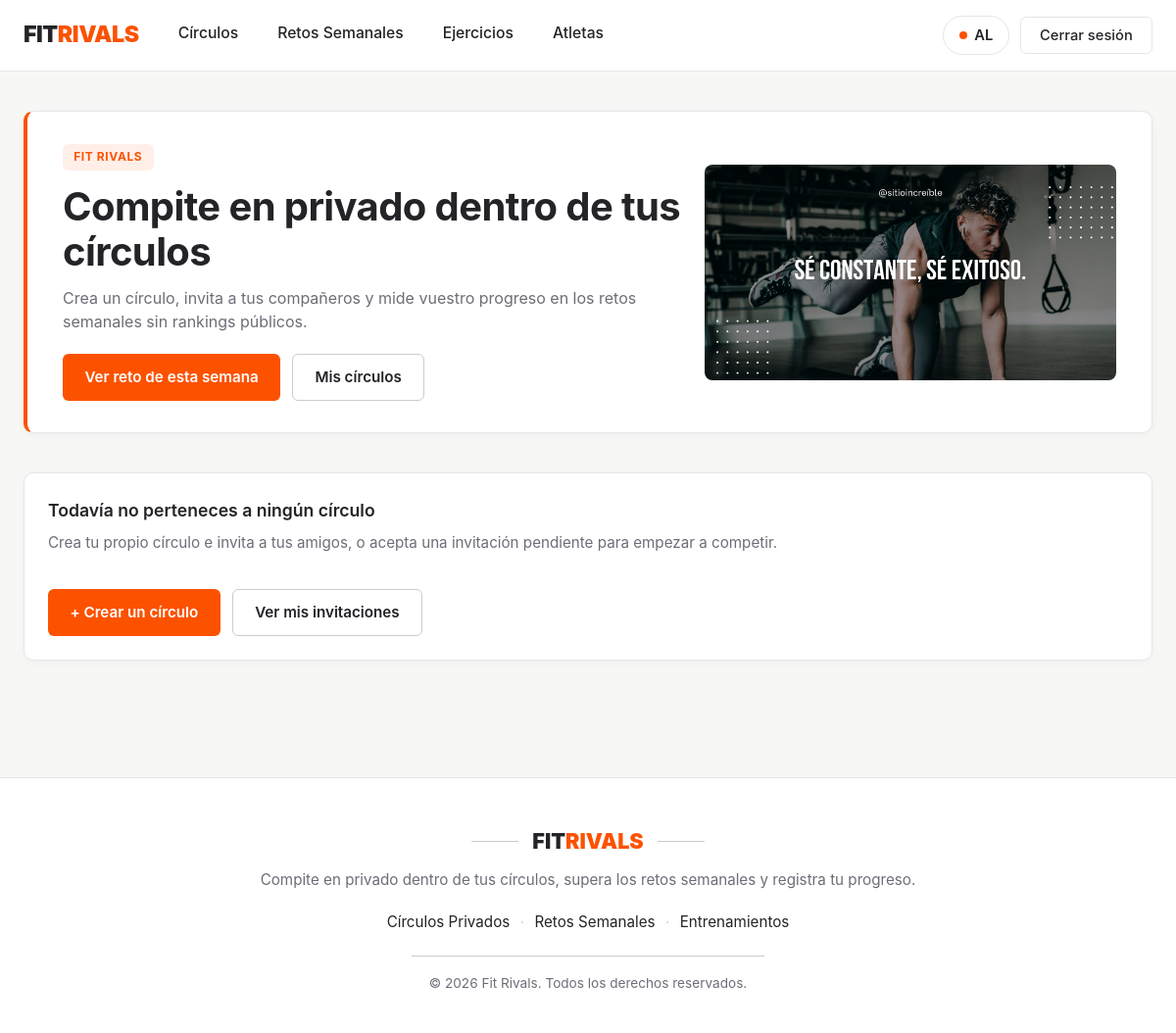
Before: / (signed in) with the older database file.
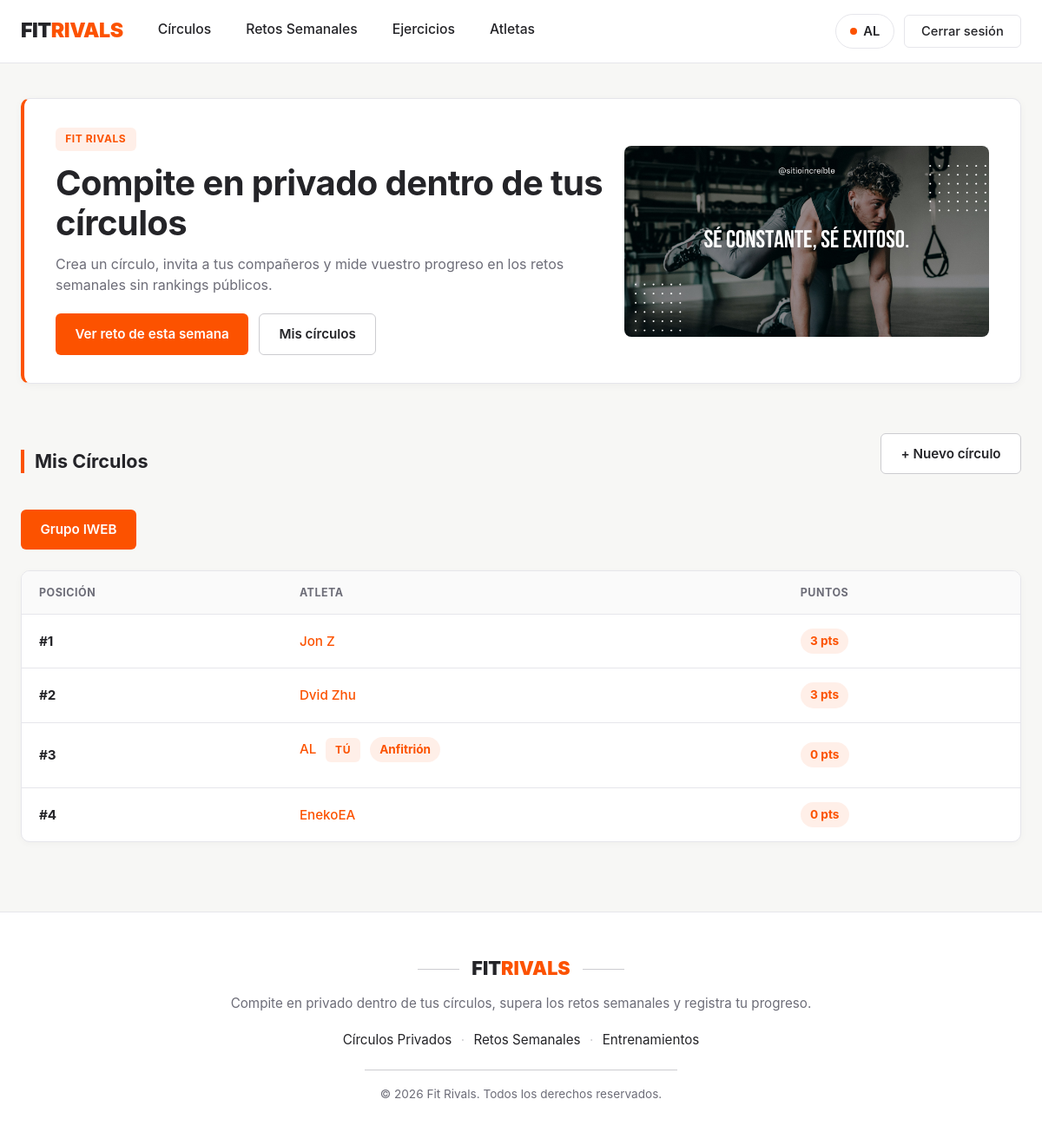
After: the same page with the newer database file.
### FitrivalsApp/models.py (models this page shows, shortened)
class Circulo(models.Model):
    nombre = models.CharField(max_length=100)
    descripcion = models.TextField(blank=True, default='')
    anfitrion = models.ForeignKey(Usuario, on_delete=models.CASCADE, related_name='circulos_creados')
    miembros = models.ManyToManyField(Usuario, related_name='circulos', blank=True)
    fecha_creacion = models.DateField(auto_now_add=True)

class Usuario(models.Model):
    nombre = models.CharField(max_length=100, unique=True)
    email = models.EmailField(unique=True)
    password = models.CharField(max_length=128)
    fecha_alta = models.DateField(auto_now_add=True)
    puntos = models.IntegerField(default=0)

### FitrivalsApp/views.py (the view)
# urls.py: path('', views.index, name='index'),
def index(request):
    retos = Reto.objects.all()
    mis_circulos = Circulo.objects.none()
    circulo_activo = None
    ranking_circulo = []
    invitaciones_pendientes = []
    usuario_id = request.session.get('usuario_id')
    if usuario_id:
        yo = Usuario.objects.filter(pk=usuario_id).first()
        if yo:
            mis_circulos = yo.circulos.all().order_by('nombre')
            circulo_activo = _obtener_circulo_activo(request, mis_circulos)
            invitaciones_pendientes = InvitacionCirculo.objects.filter(
                invitado=yo, estado='PENDIENTE'
            ).select_related('circulo', 'circulo__anfitrion')
            if circulo_activo:
                ranking_circulo = circulo_activo.miembros.order_by('-puntos')
    return render(request, 'index.html', {
        'retos': retos,
        'mis_circulos': mis_circulos,
        'circulo_activo': circulo_activo,
        'ranking_circulo': ranking_circulo,
        'invitaciones_pendientes': invitaciones_pendientes,
    })

### FitrivalsApp/views.py (called while the page is built)
def _obtener_circulo_activo(request, mis_circulos):
    circulo_id = request.GET.get('circulo')
    if circulo_id and circulo_id.isdigit():
        seleccionado = mis_circulos.filter(pk=int(circulo_id)).first()
        if seleccionado:
            return seleccionado
    return mis_circulos.first()

### FitrivalsApp/templates/index.html (shortened to what this page needs)
{% extends 'base.html' %}
{% load static %}
{% block content %}
<section class="dashboard-hero">
    <div class="hero-card" style="display: flex; flex-wrap: wrap; align-items: center; justify-content: space-between; gap: 1.5rem;">
        <div style="flex: 1; min-width: 260px;">
            <span class="badge-orange">FIT RIVALS</span>
            <h1>Compite en privado dentro de tus círculos</h1>
            <p>Crea un círculo, invita a tus compañeros y mide vuestro progreso en los retos semanales sin rankings públicos.</p>
            <div class="hero-actions">
                <a href="{% url 'lista_retos' %}" class="btn-primary-strava">Ver reto de esta semana</a>
                <a href="{% url 'lista_circulos' %}" class="btn-secondary-strava">Mis círculos</a>
            </div>
        </div>
        <div style="flex: 1; min-width: 260px; max-width: 420px;">
            <img src="{% static 'img/banner.jpg' %}"
                 alt="Entrenamiento Fit Rivals"
                 style="width: 100%; height: 220px; object-fit: cover; border-radius: 8px; display: block;">
        </div>
    </div>
</section>
{% if request.session.usuario_id %}
    {% if mis_circulos %}
        <div class="section-header" style="margin-top: 2rem;">
            <h2>Mis Círculos</h2>
            <a href="{% url 'crear_circulo' %}" class="btn-secondary-strava">+ Nuevo círculo</a>
        </div>
        <div class="hero-actions" style="margin-bottom: 1.5rem; flex-wrap: wrap;">
            {% for c in mis_circulos %}
                <a href="?circulo={{ c.pk }}"
                   class="{% if circulo_activo.pk == c.pk %}btn-primary-strava{% else %}btn-secondary-strava{% endif %}">
                    {{ c.nombre }}
                </a>
            {% endfor %}
        </div>
        {% if circulo_activo %}
            <div class="strava-table-wrapper" style="margin-bottom: 2rem;">
                <table class="strava-table">
                    <thead>
                        <tr>
                            <th>Posición</th>
                            <th>Atleta</th>
                            <th>Puntos</th>
                        </tr>
                    </thead>
                    <tbody>
                        {% for u in ranking_circulo %}
                        <tr>
                            <td><strong>#{{ forloop.counter }}</strong></td>
                            <td>
                                <a href="{% url 'detalle_usuario' u.pk %}">{{ u.nombre }}</a>
                                {% if u.id == request.session.usuario_id %}
                                    <span class="badge-orange" style="margin-left: 0.4rem;">Tú</span>
                                {% endif %}
                                {% if u.id == circulo_activo.anfitrion_id %}
                                    <span class="points-badge" style="margin-left: 0.4rem;">Anfitrión</span>
                                {% endif %}
                            </td>
                            <td><span class="points-badge">{{ u.puntos }} pts</span></td>
                        </tr>
                        {% endfor %}
                    </tbody>
                </table>
            </div>
        {% endif %}
    {% else %}
        <div class="info-card" style="margin-top: 2rem;">
            <h3>Todavía no perteneces a ningún círculo</h3>
            <p>Crea tu propio círculo e invita a tus amigos, o acepta una invitación pendiente para empezar a competir.</p>
            <div class="hero-actions" style="margin-top: 1rem;">
                <a href="{% url 'crear_circulo' %}" class="btn-primary-strava">+ Crear un círculo</a>
                <a href="{% url 'lista_circulos' %}" class="btn-secondary-strava">Ver mis invitaciones</a>
            </div>
        </div>
    {% endif %}
{% endif %}
{% endblock %}

Changed rows visible on the page:
added Circulo: nombre "Grupo IWEB"
now on this page (row unchanged): Usuario: nombre "Jon Z", puntos "3"
now on this page (row unchanged): Usuario: nombre "Dvid Zhu", puntos "3"
now on this page (row unchanged): Usuario: nombre "AL", shows "TÚ", shows "Anfitrión", puntos "0"
added Usuario: nombre "EnekoEA", puntos "0"
Other visible differences:
text no longer shown: "Todavía no perteneces a ningún círculo Crea tu propio círculo e invita a tus amigos, o acepta una invitación pendiente para empezar a competir. + Crear un círculo Ver mis invitaciones"
text now shown: "Mis Círculos + Nuevo círculo POSICIÓN ATLETA PUNTOS"
